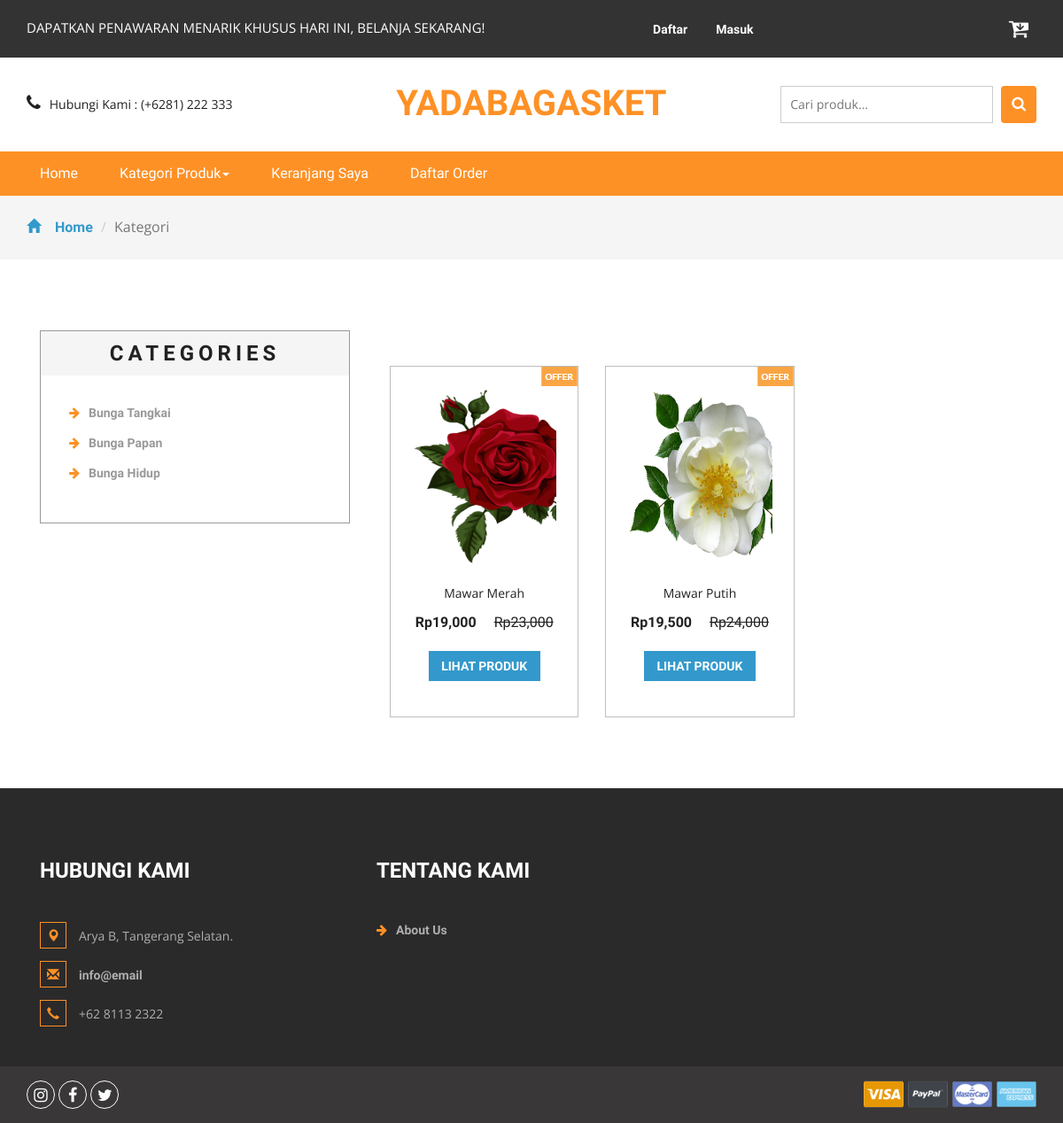
The app's page /kategori.php?idkategori=1 with its own data.
### tables this page shows
CREATE TABLE `kategori` (
    `idkategori` int(11) NOT NULL AUTO_INCREMENT,
    `namakategori` varchar(20) NOT NULL,
    `tgldibuat` timestamp NOT NULL DEFAULT current_timestamp(),
    PRIMARY KEY (`idkategori`)
  );

CREATE TABLE `produk` (
    `idproduk` int(11) NOT NULL AUTO_INCREMENT,
    `idkategori` int(11) NOT NULL,
    `namaproduk` varchar(30) NOT NULL,
    `gambar` varchar(100) NOT NULL,
    `deskripsi` varchar(200) NOT NULL,
    `rate` int(11) NOT NULL,
    `hargabefore` int(11) NOT NULL,
    `hargaafter` int(11) NOT NULL,
    `berat_produk` int(255) NOT NULL,
    `tgldibuat` timestamp NOT NULL DEFAULT current_timestamp(),
    PRIMARY KEY (`idproduk`),
    KEY `idkategori` (`idkategori`),
    CONSTRAINT `idkategori` FOREIGN KEY (`idkategori`) REFERENCES `kategori` (`idkategori`) ON DELETE CASCADE ON UPDATE CASCADE
  );

### kategori.php (the view, shortened to what this page needs)
<?php
include 'dbconnect.php';
$idk = $_GET['idkategori'];
?>
<!DOCTYPE html>
<html>
<head>
<link href="css/bootstrap.css" rel="stylesheet" type="text/css" media="all" />
<link href="css/style.css" rel="stylesheet" type="text/css" media="all" />
<link href="css/font-awesome.css" rel="stylesheet">
</head>
<body>
	<div class="agileits_header">
		<div class="container">
			<div class="w3l_offers">
				<p>DAPATKAN PENAWARAN MENARIK KHUSUS HARI INI, BELANJA SEKARANG!</p>
			</div>
			<div class="agile-login">
				<ul>
				<?php
				if(!isset($_SESSION['log'])){
					echo '
					<li><a href="registered.php"> Daftar</a></li>
					<li><a href="login.php">Masuk</a></li>
					';
				}
				?>
				</ul>
			</div>
			<div class="product_list_header">
					<a href="cart.php"><button class="w3view-cart" type="submit" name="submit" value=""><i class="fa fa-cart-arrow-down" aria-hidden="true"></i></button>
					 </a>
			</div>
			<div class="clearfix"> </div>
		</div>
	</div>
	<div class="logo_products">
		<div class="container">
		<div class="w3ls_logo_products_left1">
				<ul class="phone_email">
					<li><i class="fa fa-phone" aria-hidden="true"></i>Hubungi Kami : (+6281) 222 333</li>
				</ul>
			</div>
			<div class="w3ls_logo_products_left">
				<h1><a href="index.php">Yadabagasket</a></h1>
			</div>
		<div class="w3l_search">
			<form action="search.php" method="post">
				<input type="search" name="Search" placeholder="Cari produk...">
				<button type="submit" class="btn btn-default search" aria-label="Left Align">
					<i class="fa fa-search" aria-hidden="true"> </i>
				</button>
			</form>
		</div>
			<div class="clearfix"> </div>
		</div>
	</div>
	<div class="navigation-agileits">
		<div class="container">
			<nav class="navbar navbar-default">
							<div class="collapse navbar-collapse" id="bs-megadropdown-tabs">
								<ul class="nav navbar-nav">
									<li class="active"><a href="index.php" class="act">Home</a></li>
									<li class="dropdown">
										<a href="#" class="dropdown-toggle" data-toggle="dropdown">Kategori Produk<b class="caret"></b></a>
									</li>
									<li><a href="cart.php">Keranjang Saya</a></li>
									<li><a href="daftarorder.php">Daftar Order</a></li>
								</ul>
							</div>
							</nav>
			</div>
		</div>
	<div class="breadcrumbs">
		<div class="container">
			<ol class="breadcrumb breadcrumb1 animated wow slideInLeft" data-wow-delay=".5s">
				<li><a href="index.php"><span class="glyphicon glyphicon-home" aria-hidden="true"></span>Home</a></li>
				<li class="active">Kategori</li>
			</ol>
		</div>
	</div>
	<div class="products">
		<div class="container">
			<div class="col-md-4 products-left">
				<div class="categories">
					<h2>Categories</h2>
					<ul class="cate">
						<?php
														$kat=mysqli_query($conn,"SELECT * from kategori order by idkategori ASC");
														while($p=mysqli_fetch_array($kat)){
															?>
														<li><a href="kategori.php?idkategori=<?php echo $p['idkategori'] ?>"><i class="fa fa-arrow-right" aria-hidden="true"></i><?php echo $p['namakategori'] ?></a></li>
														<?php
																	}
														?>
					</ul>
				</div>
			</div>
			<div class="col-md-8 products-right">
				<div class="agile_top_brands_grids">
				<?php
					$brgs=mysqli_query($conn,"SELECT * from produk where idkategori='$idk' order by idproduk ASC");
					$x = mysqli_num_rows($brgs);
					if($x>0){
					while($p=mysqli_fetch_array($brgs)){
					?>
						<div class="col-md-4 top_brand_left">
						<div class="hover14 column">
							<div class="agile_top_brand_left_grid">
								<div class="agile_top_brand_left_grid_pos">
									<img src="images/offer.png" alt=" " class="img-responsive" />
								</div>
								<div class="agile_top_brand_left_grid1">
									<figure>
										<div class="snipcart-item block">
											<div class="snipcart-thumb">
												<a href="product.php?idproduk=<?php echo $p['idproduk'] ?>"><img src="<?php echo $p['gambar']?>" width="200px" height="200px"></a>
												<p><?php echo $p['namaproduk'] ?></p>
												<h4>Rp<?php echo number_format($p['hargaafter']) ?> <span>Rp<?php echo number_format($p['hargabefore']) ?></span></h4>
											</div>
											<div class="snipcart-details top_brand_home_details">
												<fieldset>
													<a href="product.php?idproduk=<?php echo $p['idproduk'] ?>"><input type="submit" class="button" value="Lihat Produk" /></a>
												</fieldset>
											</div>
										</div>
									</figure>
								</div>
							</div>
						</div>
					</div>
						<?php
							}
					} else {
						echo "Data tidak ditemukan";
					}
						?>
				</div>
			</div>
		</div>
	</div>
<div class="footer">
		<div class="container">
			<div class="w3_footer_grids">
				<div class="col-md-4 w3_footer_grid">
					<h3>Hubungi Kami</h3>
					<ul class="address">
						<li><i class="glyphicon glyphicon-map-marker" aria-hidden="true"></i>Arya B, Tangerang Selatan.</li>
						<li><i class="glyphicon glyphicon-envelope" aria-hidden="true"></i><a href="mailto:info@email">info@email</a></li>
						<li><i class="glyphicon glyphicon-earphone" aria-hidden="true"></i>+62 8113 2322</li>
					</ul>
				</div>
				<div class="col-md-3 w3_footer_grid">
					<h3>Tentang Kami</h3>
					<ul class="info">
						<li><i class="fa fa-arrow-right" aria-hidden="true"></i><a href="about.html">About Us</a></li>
					</ul>
				</div>
				<div class="clearfix"> </div>
			</div>
		</div>
	</div>
	<div class="footer-botm">
			<div class="container">
				<div class="w3layouts-foot">
					<ul>
						<li><a href="#" class="w3_agile_instagram"><i class="fa fa-instagram" aria-hidden="true"></i></a></li>
						<li><a href="#" class="w3_agile_facebook"><i class="fa fa-facebook" aria-hidden="true"></i></a></li>
						<li><a href="#" class="agile_twitter"><i class="fa fa-twitter" aria-hidden="true"></i></a></li>
					</ul>
				</div>
				<div class="payment-w3ls">
					<img src="images/card.png" alt=" " class="img-responsive">
				</div>
				<div class="clearfix"> </div>
			</div>
		</div>
<link href="css/skdslider.css" rel="stylesheet">
</body>
</html>

### records on screen
kategori: namakategori "Bunga Tangkai"
kategori: namakategori "Bunga Papan"
kategori: namakategori "Bunga Hidup"
produk: gambar (picture), namaproduk "Mawar Merah", hargaafter "19,000", hargabefore "23,000"
produk: gambar (picture), namaproduk "Mawar Putih", hargaafter "19,500", hargabefore "24,000"
